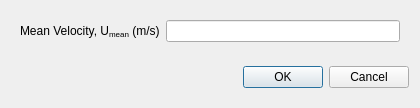
<?xml version="1.0" encoding="UTF-8"?>
<ui version="4.0">
 <class>OpenChannelOutletDialog</class>
 <widget class="QDialog" name="OpenChannelOutletDialog">
  <property name="geometry">
   <rect>
    <x>0</x>
    <y>0</y>
    <width>420</width>
    <height>106</height>
   </rect>
  </property>
  <property name="minimumSize">
   <size>
    <width>420</width>
    <height>0</height>
   </size>
  </property>
  <property name="windowTitle">
   <string>Open Channel Outlet Boundary Condition</string>
  </property>
  <layout class="QVBoxLayout" name="verticalLayout_2">
   <item>
    <widget class="QWidget" name="dialogContents" native="true">
     <layout class="QVBoxLayout" name="verticalLayout_4">
      <property name="leftMargin">
       <number>0</number>
      </property>
      <property name="topMargin">
       <number>0</number>
      </property>
      <property name="rightMargin">
       <number>0</number>
      </property>
      <property name="bottomMargin">
       <number>0</number>
      </property>
      <item>
       <widget class="QWidget" name="widget" native="true">
        <layout class="QFormLayout" name="formLayout">
         <item row="0" column="0">
          <widget class="QLabel" name="label">
           <property name="text">
            <string>Mean Velocity, U&lt;sub&gt;mean&lt;/sub&gt; (m/s)</string>
           </property>
          </widget>
         </item>
         <item row="0" column="1">
          <widget class="QLineEdit" name="meanVelocity"/>
         </item>
        </layout>
       </widget>
      </item>
     </layout>
    </widget>
   </item>
   <item>
    <widget class="QWidget" name="widget_4" native="true">
     <layout class="QHBoxLayout" name="horizontalLayout_5">
      <property name="rightMargin">
       <number>0</number>
      </property>
      <item>
       <spacer name="horizontalSpacer">
        <property name="orientation">
         <enum>Qt::Horizontal</enum>
        </property>
        <property name="sizeHint" stdset="0">
         <size>
          <width>40</width>
          <height>20</height>
         </size>
        </property>
       </spacer>
      </item>
      <item>
       <widget class="QPushButton" name="ok">
        <property name="text">
         <string>OK</string>
        </property>
       </widget>
      </item>
      <item>
       <widget class="QPushButton" name="cancel">
        <property name="text">
         <string>Cancel</string>
        </property>
       </widget>
      </item>
     </layout>
    </widget>
   </item>
  </layout>
 </widget>
 <resources/>
 <connections>
  <connection>
   <sender>cancel</sender>
   <signal>clicked()</signal>
   <receiver>OpenChannelOutletDialog</receiver>
   <slot>reject()</slot>
   <hints>
    <hint type="sourcelabel">
     <x>373</x>
     <y>75</y>
    </hint>
    <hint type="destinationlabel">
     <x>209</x>
     <y>52</y>
    </hint>
   </hints>
  </connection>
 </connections>
</ui>
